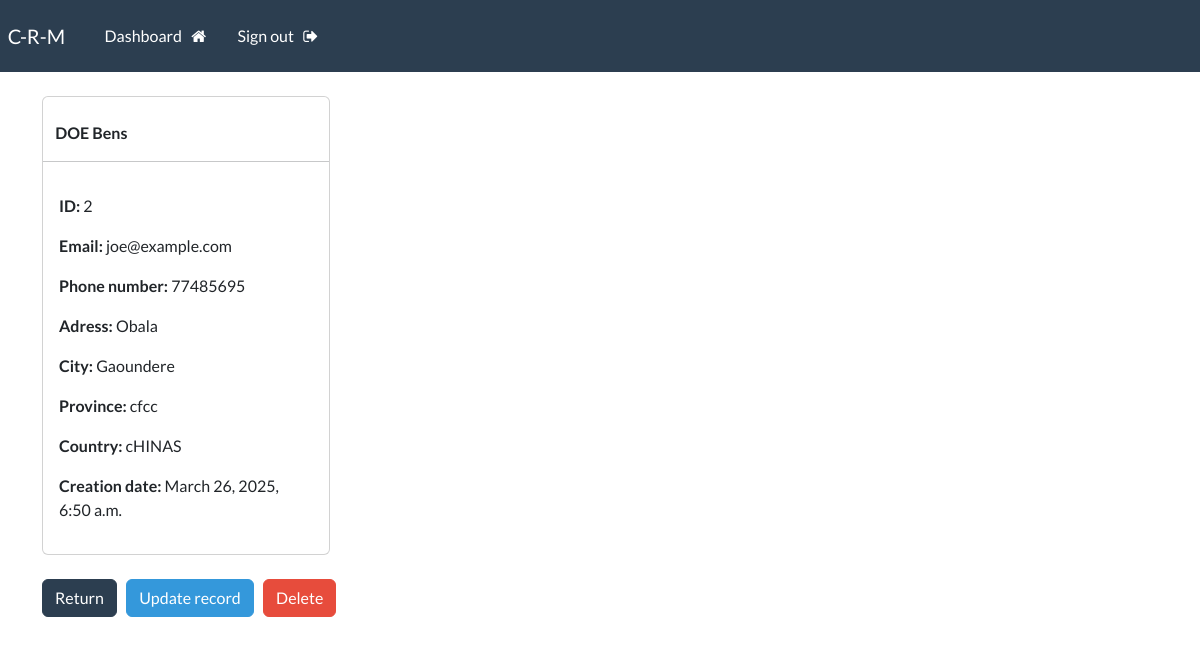
The page /record/2 (signed in) on the database its author committed.
### webapp/models.py (models this page shows)
class Record(models.Model):
    first_name = models.CharField(max_length=100)
    last_name = models.CharField(max_length=100)
    email = models.CharField(max_length=50)
    phone = models.CharField(max_length=21)
    address = models.CharField(max_length=80)
    city = models.CharField(max_length=255)
    province = models.CharField(max_length=300)
    country = models.CharField(max_length=50)
    creation_date = models.DateTimeField(auto_now_add=True)

### webapp/views.py (the view)
# urls.py: path('record/<int:pk>', views.view_record, name="record"),
@login_required(login_url='login')
def view_record(request, pk):
    record = Record.objects.get(id=pk)
    context = {'record': record}
    return render(request, 'webapp/view-record.html', context=context)

### webapp/templates/webapp/view-record.html (shortened to what this page needs)
{% extends 'webapp/base.html' %}
{% block content %}
    <div class="justify-content-center align-items-center vh-50">
        <div class="card" style="width: 18rem;">
            <strong>
                <br>
                {{record.last_name|upper}}
                {{record.first_name}}
            </strong>
            <hr>
            <div class="card-body">
                <p><strong>ID: </strong> {{record.id}}</p>
                <p><strong>Email: </strong> {{record.email}}</p>
                <p><strong>Phone number: </strong> {{record.phone}}</p>
                <p><strong>Adress: </strong> {{record.address}}</p>
                <p><strong>City: </strong> {{record.city}}</p>
                <p><strong>Province: </strong> {{record.province}}</p>
                <p><strong>Country: </strong> {{record.country}}</p>
                <p><strong>Creation date: </strong> {{record.creation_date}}</p>
            </div>
        </div>
        <br>
        <a href="{% url 'dashboard' %}" class="btn btn-primary">Return</a>
        <a href="{% url 'update-record' record.id %}" class="btn btn-info">Update record</a>
        <a href="{% url 'delete-record' record.id %}" class="btn btn-danger">Delete</a>
    </div>
{% endblock %}

### rows shown on the page
Record: last_name "DOE", first_name "Bens", id "2", email "joe@example.com", phone "77485695", address "Obala", city "Gaoundere", province "cfcc", country "cHINAS", creation_date "March 26, 2025, 6:50 a.m."
